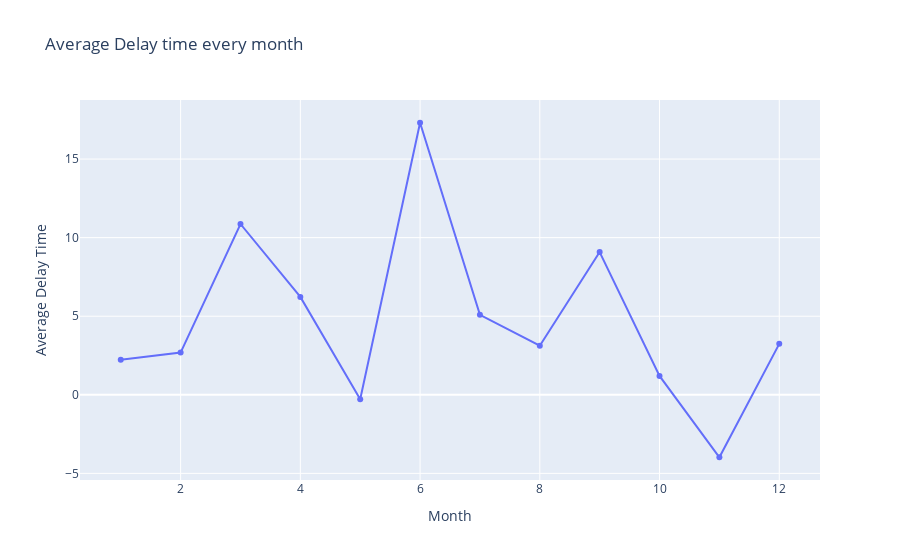

Notebook cell for this chart:
### Markdown cell above
#### To do:

-   Create a line plot with x-axis being the month and y-axis being computed average delay time. Update plot title,  
    xaxis, and yaxis title.
-   Hint: Scatter and line plot vary by updating mode parameter.

### Code cell
# Create line plot here
# fig = go.Figure(data=go.Scatter(x=data['Distance'], y=data['DepTime'], mode='markers', marker=dict(color='red')))
fig = go.Figure(data=go.Line(x=line_data['Month'], y= line_data['ArrDelay']))
fig.update_layout(title='Average Delay time every month', xaxis_title='Month', yaxis_title='Average Delay Time')
fig.show()

### Figure 1 — Plotly figure (JSON) as saved in the notebook; plotly's stock layout.template omitted (floating-point values rounded to 4 significant figures)
{"data": [{"type": "scatter", "x": [1, 2, 3, 4, 5, 6, 7, 8, 9, 10, 11, 12], "y": [2.233, 2.688, 10.87, 6.229, -0.2791, 17.31, 5.089, 3.122, 9.081, 1.2, -3.975, 3.241]}], "layout": {"autosize": true, "title": {"text": "Average Delay time every month"}, "xaxis": {"autorange": true, "range": [0.3378, 12.66], "title": {"text": "Month"}, "type": "linear"}, "yaxis": {"autorange": true, "range": [-5.534, 18.87], "title": {"text": "Average Delay Time"}, "type": "linear"}}}
